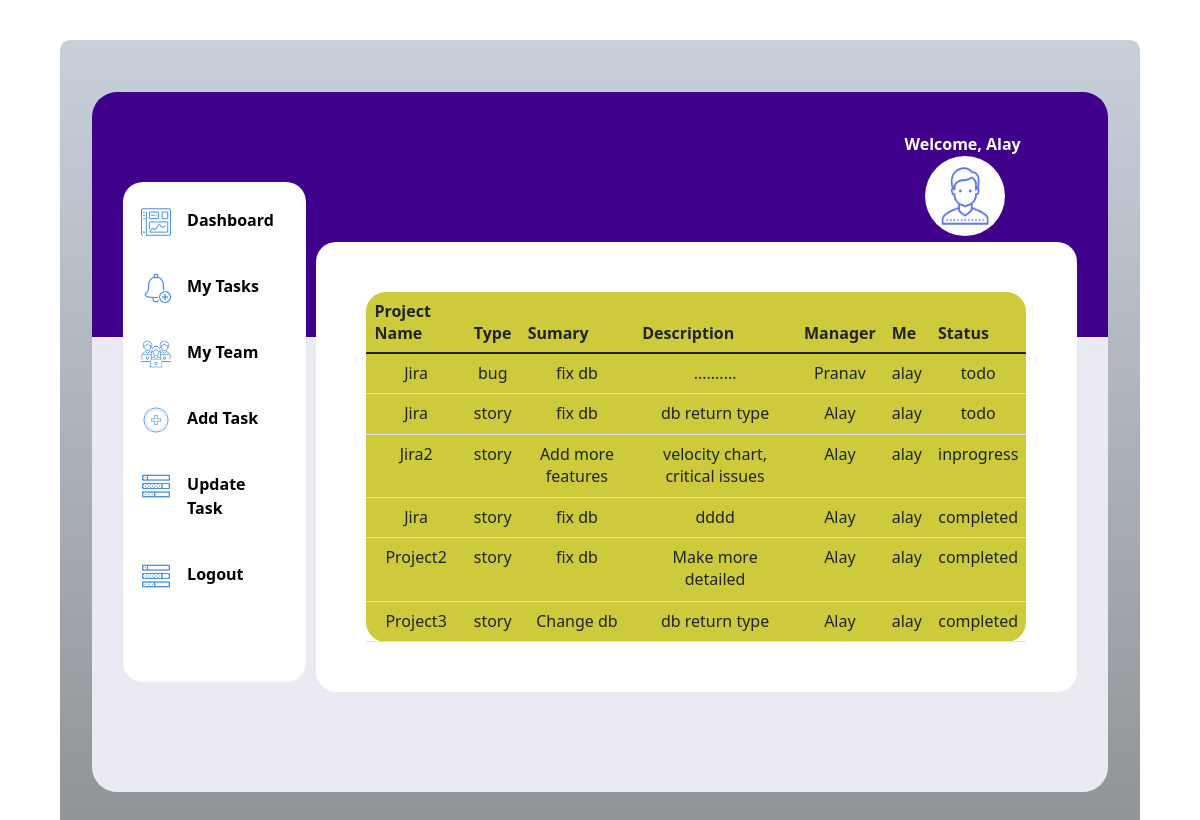
/tasks, run on an earlier commit of the app's database.
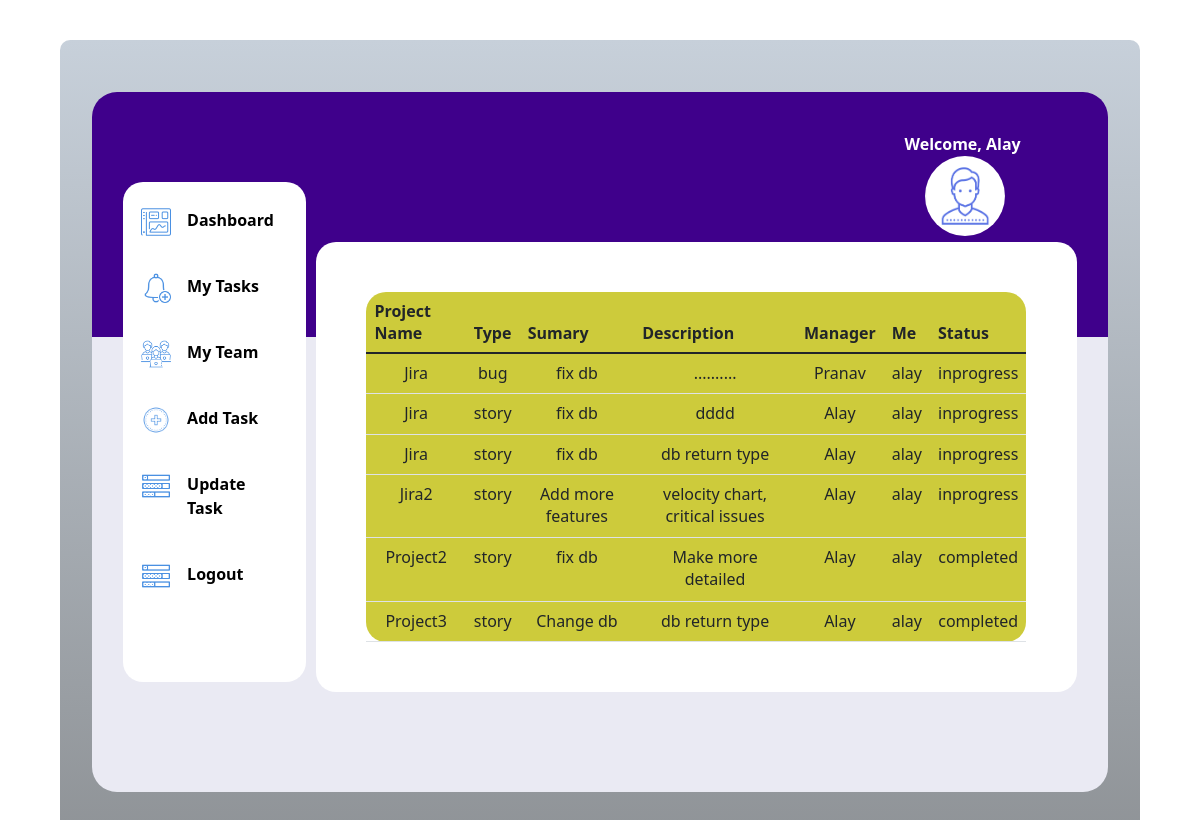
And on a later commit of the database.
### tables this page shows
CREATE TABLE issue(project TEXT,issue_type TEXT,summary TEXT,description TEXT,manager TEXT, assigned_to TEXT, status TEXT);

### routes.py (the view)
@app.route("/tasks")
def tasks():
    tasks=issues.mytasks("alay")
    return render_template('tasks.html',tasks=tasks)

### issues.py (called while the page is built)
def mytasks(name):
    conn=sqlite3.connect('lite.db')
    cur=conn.cursor()
    cur.execute('select * from issue where assigned_to=(?) order by status desc',(name,))
    data=cur.fetchall()
    return data

### templates/tasks.html (shortened to what this page needs)
<html>
    <head>
        <link rel= "stylesheet" type= "text/css" href= "{{ url_for('static',filename='styles/newdashboard.css') }}">
        <link href="https://cdn.jsdelivr.net/npm/bootstrap@5.1.3/dist/css/bootstrap.min.css" rel="stylesheet">
        <link rel="stylesheet" href="../static/styles/allpages.css">
    </head>
    <body>
        <div class="outerpage">
            <div class="webpage">
                <div class="login">
                    Welcome, Alay
                    <img src="../static/images/person.png" alt="">
                </div>
                <div class="sidebar">
                    <div class="dashpic" >
                        <img src="../static/images/icons8-dashboard-60.png" alt="1">
                        <a href="/dashboard">Dashboard</a>
                    </div>
                    <div class="dashpic">
                        <img src="../static/images/icons8-add-reminder-50.png" alt="1">
                        <a href="/tasks">My Tasks</a>
                    </div>
                    <div class="dashpic">
                        <img src="../static/images/icons8-team-58.png" alt="1">
                        <a href="team">My Team</a>
                    </div>
                    <div class="dashpic">
                        <img src="../static/images/icons8-add-80.png" alt="1">
                        <a href="/add">Add Task</a>
                    </div>
                    <div class="dashpic">
                        <img src="../static/images/icons8-tasks-50.png" alt="1">
                        <a href="team">Update Task</a>
                    </div>
                    <div class="dashpic">
                        <img src="../static/images/icons8-tasks-50.png" alt="1">
                        <a href="/login">Logout</a>
                    </div>
                </div>
                <div class="mainpage">
                    <table class="table">
                        <thead>
                            <tr>
                              <th scope="col">Project Name</th>
                              <th scope="col">Type</th>
                              <th scope="col">Sumary</th>
                              <th scope="col">Description</th>
                              <th scope="col">Manager</th>
                              <th scope="col">Me</th>
                              <th scope="col">Status</th>
                            </tr>
                          </thead>
                        {%for t in tasks%}
                        <tr>
                            {%for i in t%}
                            <td>{{i}}</td>
                            {%endfor%}
                        </tr>
                        {%endfor%}
                    </table>
                </div>
            </div>
        </div>
        </body>
</html>

### static/styles/newdashboard.css (style rules this page uses)
.outerpage { margin: 30px 2% 30px 2%; height: 1200px; width: 96%; background-image: linear-gradient(#c7d0da,#8f9397); border-radius: 10px; padding-top: 50px; }
.webpage { height: 1000px; width: 94%; background: linear-gradient( #3f008b 0%, #3f008b 35%, #eaeaf3 35%, #eaeaf3 100% ); margin-left: 3%; margin-top: 2px; margin-right: 3% ; border-radius: 25px; }
.sidebar { height: 800px; width: 18%; float: left; margin-top: 40px; margin-left: 3%; border-radius: 20px; background-color: white; }
.sidebar a { color: black; margin-right: 25px; padding: 16px; text-decoration: none; font-weight: bold; }
.dashpic { display: flex; color: black; border-radius: 50px; margin: 10px 0; }
.dashpic img { margin-left: 10%; margin-top: 15px; width: 30px; height: 30px; }
.login img { margin-left: 10%; width: 80px; height: 80px; border-radius: 50px; }
.mainpage { height: 800px; width: 75%; float: left; border-radius: 20px; margin-top: 100px; margin-right: 2%; margin-left: 1%; overflow: scroll; }
.login { height: 50px; width: 20%; margin-left: 80%; padding-top: 40px; color: white; font-weight: bold; }

### static/styles/allpages.css (style rules this page uses)
.outerpage { height: 800px; width: 90%; background-image: linear-gradient(#c7d0da,#8f9397); border-radius: 10px; padding-top: 50px; margin: 40px 5%; }
.webpage { height: 700px; width: 94%; background: linear-gradient( #3f008b 0%, #3f008b 35%, #eaeaf3 35%, #eaeaf3 100% ); margin-left: 3%; margin-top: 2px; margin-right: 3% ; border-radius: 25px; }
.sidebar { height: 500px; width: 18%; float: left; margin-top: 40px; margin-left: 3%; border-radius: 20px; background-color: white; }
.sidebar a { color: black; margin-right: 25px; padding: 16px; text-decoration: none; font-weight: bold; }
.dashpic { display: flex; color: black; border-radius: 50px; margin: 10px 0; }
.dashpic img { margin-left: 10%; margin-top: 15px; width: 30px; height: 30px; }
.login img { margin-left: 10%; width: 80px; height: 80px; border-radius: 50px; }
.mainpage { font-weight: bold; height: 450px; width: 75%; float: left; border-radius: 20px; margin-top: 100px; margin-right: 2%; margin-left: 1%; background-color: white; padding: 0% 5%; }
.login { height: 50px; width: 20%; margin-left: 80%; padding-top: 40px; color: white; font-weight: bold; }
table { height: 350px; padding: 5px; width: 100%; margin-top: 50px; border-collapse:collapse; background-color: rgba(202, 200, 45, 0.932); border-radius: 20px; }
td { height: 30px; padding: 5px; margin: 5px; border-collapse:collapse; text-align: center; }

What changed in the data, as far as the page shows it:
changed issue "bug": status "todo" → "inprogress"
changed issue "dddd": status "completed" → "inprogress"; moves up the list
changed issue (number 3 of 6 on the later page): status "todo" → "inprogress"
